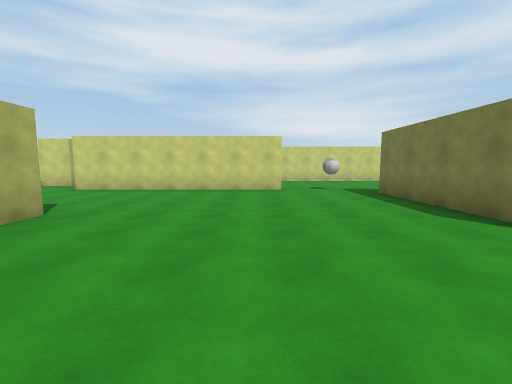
View 1 (above)

20 first-person views from a walk through a 3-D level made in the Unity game engine. The camera is 1.5 m above the floor, tilts 6° down and sees 90° across. The floor is counted in squares, 2 m on a side. Each view is taken from the middle of a square. On the plan, view 1 faces up. The plan holds only what a view shows up to about 9 squares ahead; the rest is blank. The player is left out. Surface patterns are stand-ins for the level's own textures.

View 2
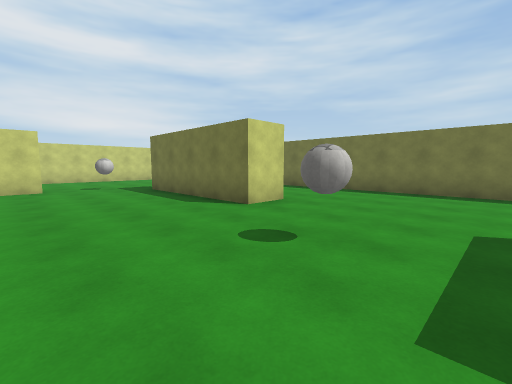

View 3
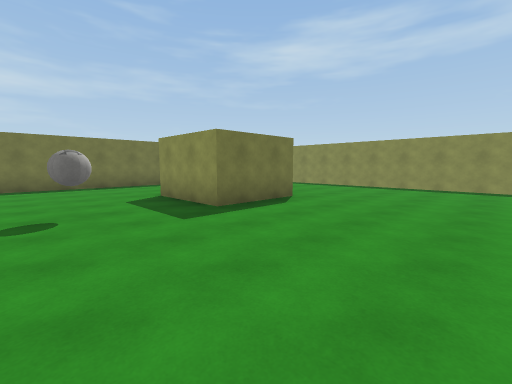

View 4
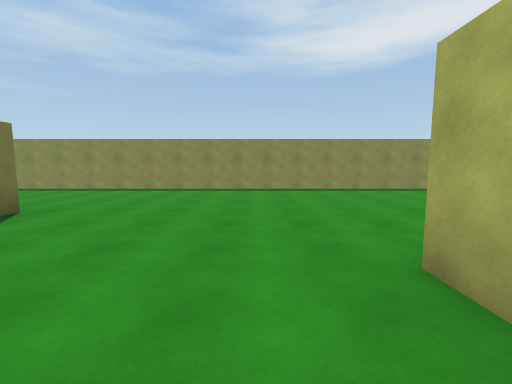

View 5
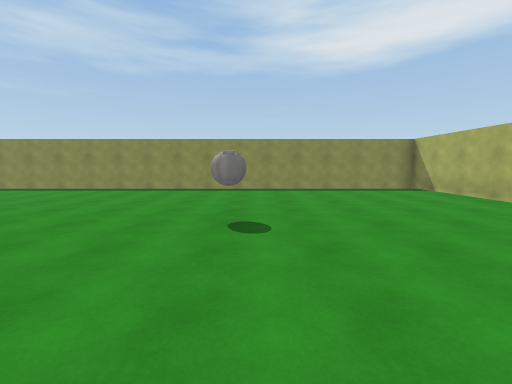

View 6
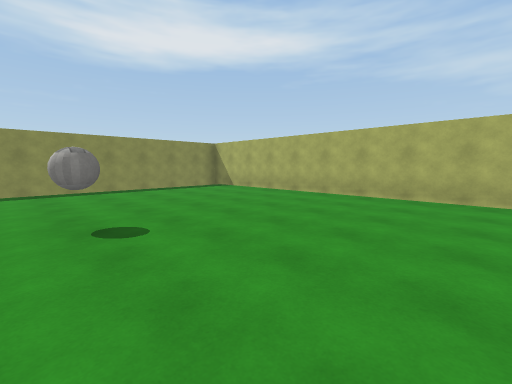

View 7
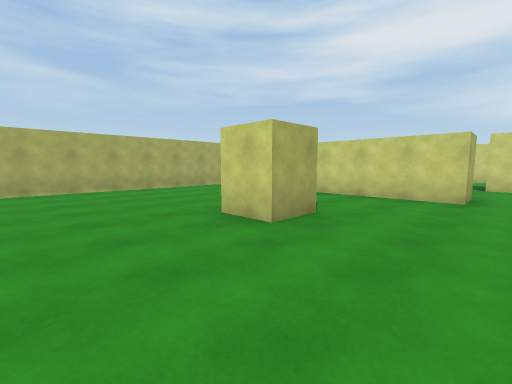

View 8
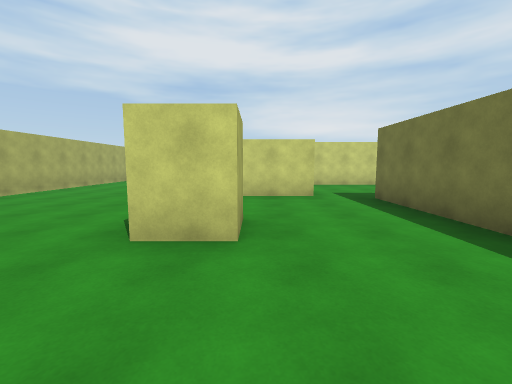

View 9
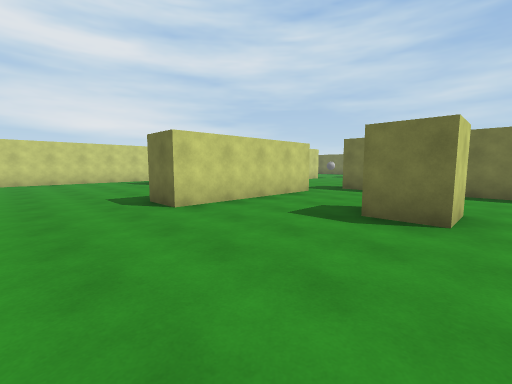

View 10
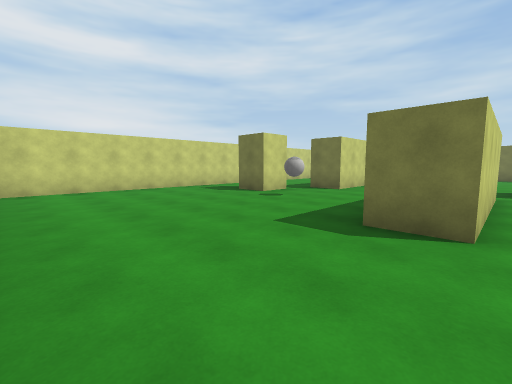

View 11
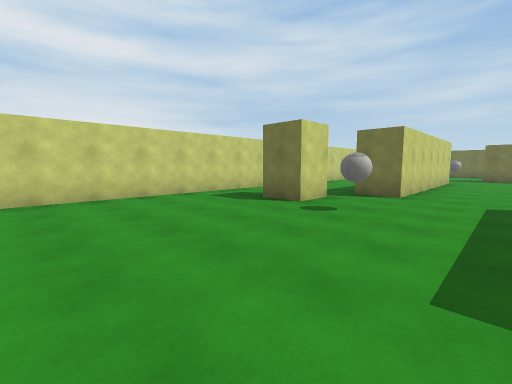

View 12
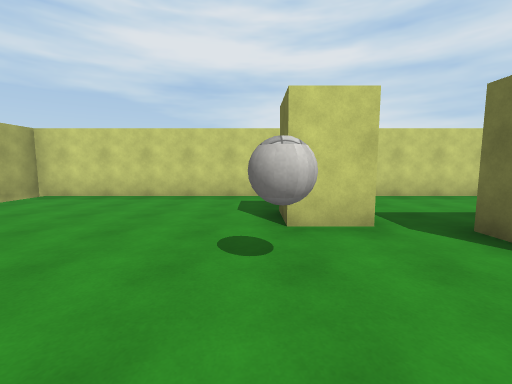

View 13
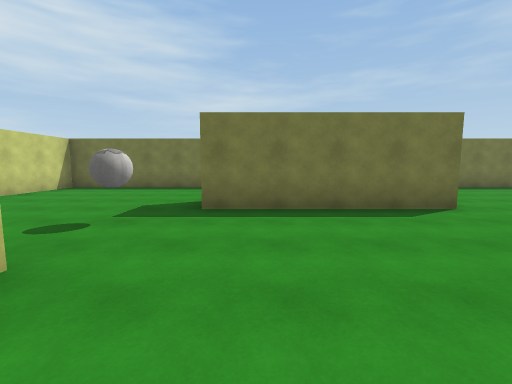

View 14
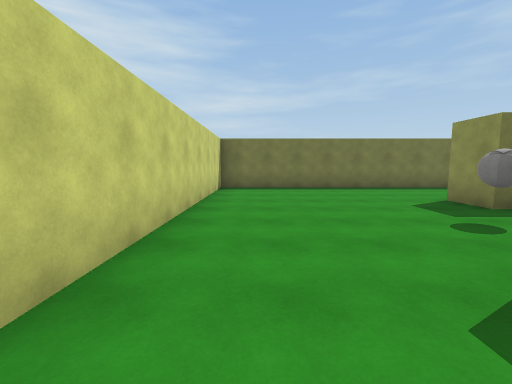

View 15
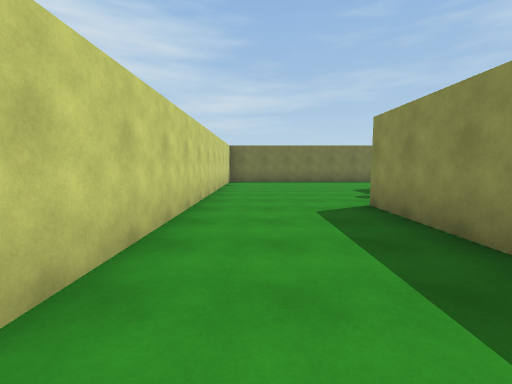

View 16
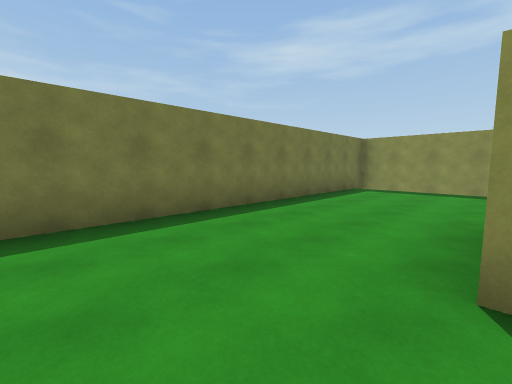

View 17
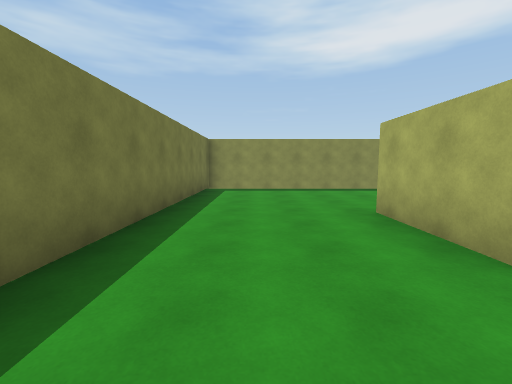

View 18
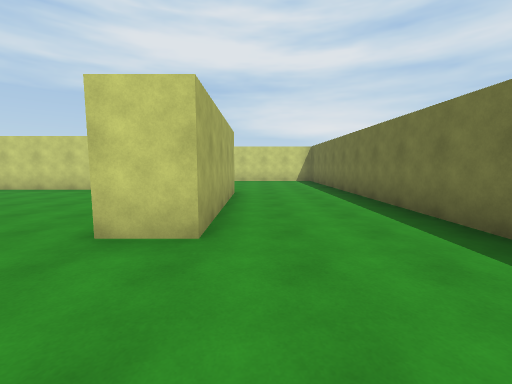

View 19
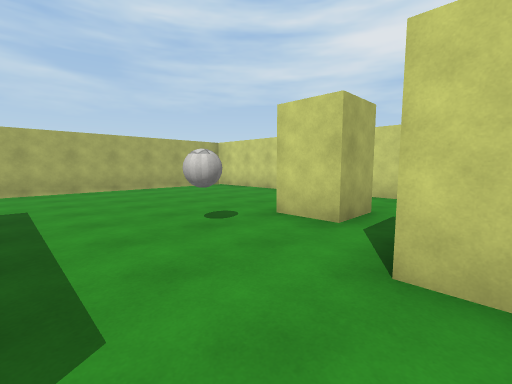

View 20
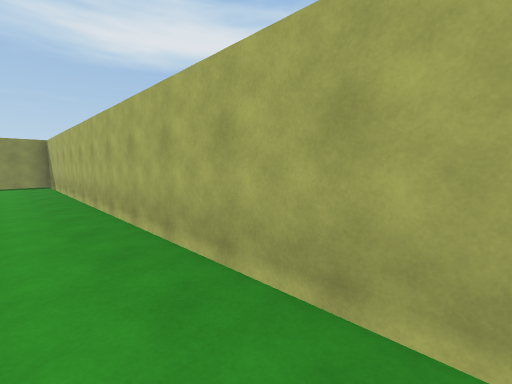

### Floor plan
Points are (right, up) in squares from view 1. A wall is a line through its corners. A room is listed if a view was taken in it or the views show most of it. See-through windows are left out.
Room 1 (views 1, 2, 3, 4, 5, 6, 7, 8, 9, 10, 11, 12, 13, 14, 15, 16, 17, 18, 19, 20)
walls: (-3.2, 3.9) (-3.2, 3.1); (-4.3, -0.1) (-4.3, 3.9); (-3.2, -1.1) (-3.2, -1.9); (-5.6, 5.4) (-5.6, 4.2) (-9.8, 4.2) (-9.8, 5.4); (3.3, 2.6) (3.3, 6.9) (4.4, 6.9) (4.4, 2.6) (3.3, 2.6); (-2, 8.9) (0.9, 8.9); (0.9, 7.8) (-5.5, 7.8) (-5.5, 8.9); (1.8, -4.1) (1.8, -1.8) (4.1, -1.8) (4.1, -4.1); (-13.3, 12.2) (-13.3, -8.7) (7.6, -8.7) (7.6, 12.2) (-13.3, 12.2)
objects: ball (-8, -4); yellow block (-8, 1); ball (-8, 8); yellow block (-7, 9) to (-7, 10); ball (2, 0); ball (2, 8)

Positions as (right, up) in squares from view 1, and headings:
1: (0, 0), facing up
2: (0, -1), facing up-right
3: (-2, 1), facing down-right
4: (-2, 0), facing down
5: (-8, 0), facing down
6: (-7, 0), facing down-left
7: (-5, -2), facing up-left
8: (-7, -2), facing up
9: (-12, 0), facing up-right
10: (-13, 4), facing up-right
11: (-12, 6), facing up-right
12: (-8, 6), facing up
13: (-1, 6), facing right
14: (-1, 11), facing right
15: (-4, 11), facing right
16: (4, 0), facing down-right
17: (6, 0), facing down
18: (5, 0), facing up
19: (-5, 6), facing up-left
20: (-12, 3), facing down-left
